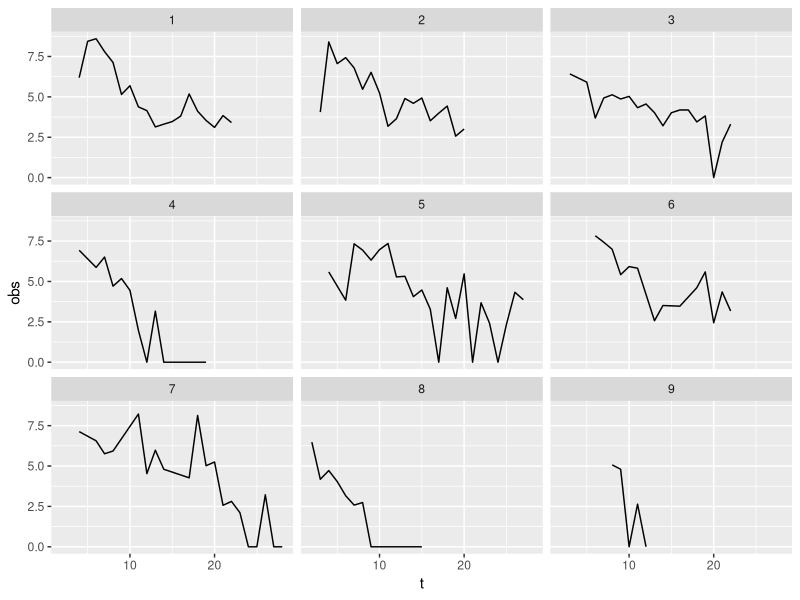

The R script that drew this image:
library(tidyverse)

setwd("~/Documents/GitHub/covid19-group-tests/code/viral_kinetics/data/")

dat1 <- read.csv("patient1.csv", header=FALSE) %>% mutate(i = 1)
dat2 <- read.csv("patient2.csv", header=FALSE) %>% mutate(i = 2)
dat3 <- read.csv("patient3.csv", header=FALSE) %>% mutate(i = 3)
dat4 <- read.csv("patient4.csv", header=FALSE) %>% mutate(i = 4)
dat5 <- read.csv("patient5.csv", header=FALSE) %>% mutate(i = 5)
dat6 <- read.csv("patient6.csv", header=FALSE) %>% mutate(i = 6)
dat7 <- read.csv("patient7.csv", header=FALSE) %>% mutate(i = 7)
dat8 <- read.csv("patient8.csv", header=FALSE) %>% mutate(i = 8)
dat9 <- read.csv("patient9.csv", header=FALSE) %>% mutate(i = 9)


dat <- bind_rows(dat1, dat2, dat3,
                 dat4, dat5, dat6, 
                 dat7, dat8, dat9)

colnames(dat) <- c("t","obs","i")

dat$t <- round(dat$t, 0)
dat$obs <- round(dat$obs, 2)
dat$obs[dat$obs < 0.5] <- 0

ggplot(dat) +
  geom_line(aes(x=t,y=obs))+
  facet_wrap(~i)

write_csv(dat, "drosten_sputum.csv")
